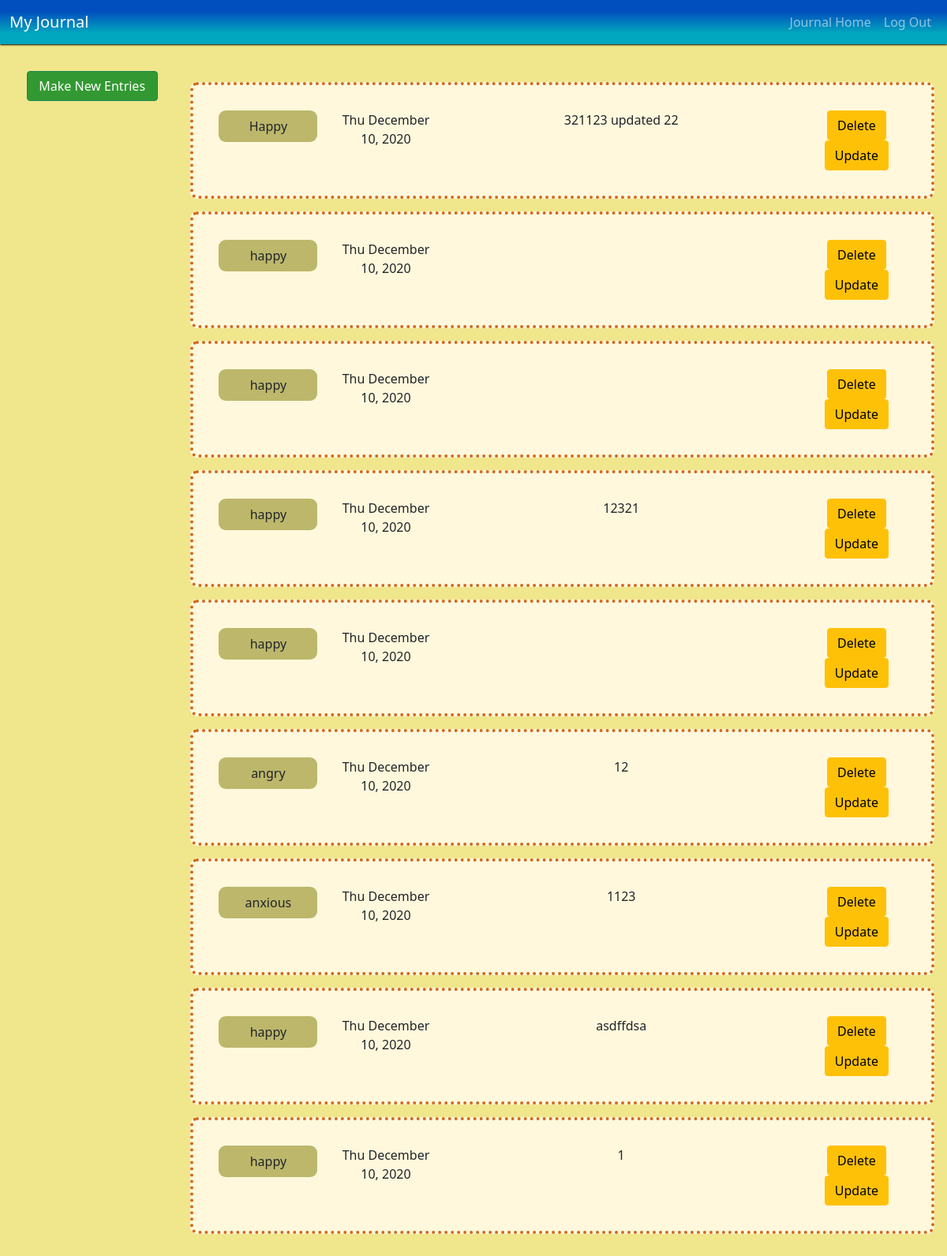
Page /allentries (signed in) on the committed database.
### tables this page shows
CREATE TABLE 'entries' ('id' INTEGER PRIMARY KEY AUTOINCREMENT NOT NULL, 'username' TEXT NOT NULL, 'entry' TEXT, 'mood' TEXT, 'date' DATE, 'fDate' TEXT);

### app.py (the view, shortened to what this page needs)
@app.route('/allentries', methods=["GET", "DELETE"])
def all_entries():
    if request.method == "GET":
        with alcSession(engine) as conn:
            statement = text("SELECT id, entry, mood, fDate FROM entries WHERE username = '1' ORDER BY date DESC") # for easy testing, using username '1'
            rows = conn.execute(statement)
            rows = rows.all()
            print(rows)
            return render_template('allentries.html', entries = rows)

### app.py (called while the page is built)
@app.after_request
def after_request(response):
    response.headers["Cache-Control"] = "no-cache, no-store, must-revalidate"
    response.headers["Expires"] = 0
    response.headers["Pragma"] = "no-cache"
    return response

### templates/allentries.html (shortened to what this page needs)
{% extends "layout.html" %}
{% block main %}
<main class='container-fluid journal-container'>
  <div class='row'>
    <div class='col-md-2'>
      <nav class="flex-column nav nav-menu">
        <button id='new-entries-btn' class='menu-btn btn btn-success'>Make New Entries</button>
      </nav>
    </div>
    <div class='all-entries-container col-md-10'>
      {% for entry in entries %}
      <div class='container entries-container' id='container-{{ entry.id }}'>
        <div class='row'>
          <div class='col-md-2'>
            <div class='mood-entry'>
              {{ entry.mood }}
            </div>
          </div>
          <div class='date-entry col-md-2'>
            {{entry.fDate}}
          </div>
          <div class='journal-entry col-md-6'>
            {{ entry.entry }}
          </div>
          <div class='col-md-2'>
            <button class='del-btn btn btn-warning' id='{{ entry.id }}'>Delete</button>
            <button class='update-btn btn btn-warning' data-value='{{ entry.id }}'>Update</button>
          </div>
        </div>
      </div>
      {% endfor %}
    </div>
  </div>
</main>
{% endblock %}

### rows in the picture
entries: mood "Happy", fDate "Thu December 10, 2020", entry "321123 updated 22", {{ entry.id }} 24 (drawn)
entries: mood "happy", fDate "Thu December 10, 2020", {{ entry.id }} 23 (drawn)
entries: mood "happy", fDate "Thu December 10, 2020", {{ entry.id }} 22 (drawn)
entries: mood "happy", fDate "Thu December 10, 2020", entry "12321", {{ entry.id }} 21 (drawn)
entries: mood "happy", fDate "Thu December 10, 2020", {{ entry.id }} 20 (drawn)
entries: mood "angry", fDate "Thu December 10, 2020", entry "12", {{ entry.id }} 19 (drawn)
entries: mood "anxious", fDate "Thu December 10, 2020", entry "1123", {{ entry.id }} 18 (drawn)
entries: mood "happy", fDate "Thu December 10, 2020", entry "asdffdsa", {{ entry.id }} 17 (drawn)
entries: mood "happy", fDate "Thu December 10, 2020", entry "1", {{ entry.id }} 16 (drawn)
